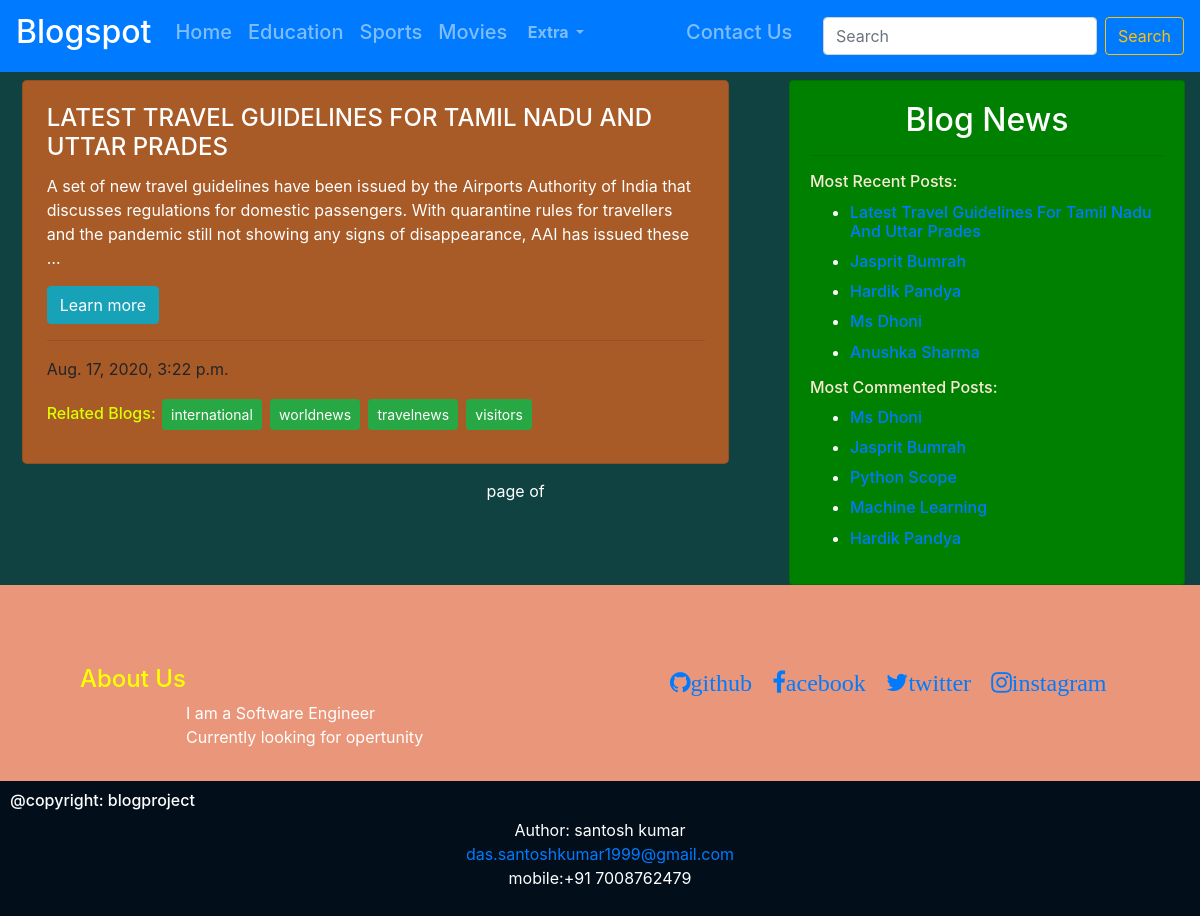
The page /travel/ on the database its author committed.
### blogapp/models.py (models this page shows, shortened)
class Post(models.Model):
    STATUS_CHOICES=(('draft','Draft'),('published','Published'))
    title= models.CharField(max_length=56)
    slug=models.SlugField(max_length=264,unique_for_date='publish')
    category=models.CharField(max_length=56,default=True)
    author=models.ForeignKey(User,related_name='blog_post',on_delete=models.CASCADE)
    image = models.ImageField(upload_to ='image/',default="")
    body=RichTextField(blank=True,null=True)
    publish=models.DateTimeField(default=timezone.now)
    created= models.DateTimeField(auto_now_add=True)
    update=models.DateTimeField(auto_now=True)
    status=models.CharField(max_length=10,choices=STATUS_CHOICES,default='published')
    objects=CustomManager()
    tags=TaggableManager()
    class Meta:
        ordering=('-publish',)
    def get_absolute_url(self):
        return reverse('post_detail',args=[self.publish.year,self.publish.strftime('%m'),self.publish.strftime('%d'),self.slug])

### blogapp/views.py (the view)
# urls.py: path('travel/',views.Travel_view),
def Travel_view(request):
    travel=Post.objects.filter(category__contains='travel' or 'visit')
    paginator=Paginator(travel,4)
    page_number=request.GET.get('page')
    try:
        travel=paginator.page(page_number)
    except PageNotAnInteger:
        travel=paginator.page(1)
    except EmptyPage:
        travel=paginator.page(paginator.num_pages)
    return render(request,'blogapp/travel.html',{'travel':travel})

### blogapp/models.py (called while the page is built)
    def get_queryset(self):
        return super().get_queryset().filter(status='published')

### blogapp/templatetags/blog_tags.py (called while the page is built)
@register.inclusion_tag('blogapp/latest_posts123.html')
def show_latest_posts():
    latest_posts=Post.objects.order_by('-publish')[:5]
    return {'latest_posts':latest_posts}

@register.simple_tag
def get_most_commented_posts(count=5):
    return Post.objects.annotate(total_comments=Count('comments')).order_by('-total_comments')[:count]

### templates/blogapp/travel.html (shortened to what this page needs)
{%extends 'blogapp/base.html'%} {%block title_block%}Movies{% endblock %} {%block content%}
<div class="cont container ">
    {%if travel%} {%for post in travel%}
    <div class="card w-100">
        <div class="card-body">
            <h4 class="card-title">{{post.title|upper}}</h4>
            <p class="card-text">{{post.body|safe|truncatewords:40}}</p>
            <a href="{{post.get_absolute_url}}" class="btn btn-info">Learn more</a>
            <hr>{{post.publish}}
            <h6 style="color: rgb(217, 255, 0);">Related Blogs: {%for tag in post.tags.all %} <a class="btn-sm btn btn-success " style="margin: 2px;" href="{%url 'post_list_by_tag_name' tag.slug%}">{{tag.name}}</a> <em style="color: rgb(115, 255, 0);"></em> {%endfor%}
            </h6>
        </div>
    </div> {%endfor%} {%include 'blogapp/pagination.html' with page=movies%} {%else%}
    <h4>oh oh, sorry there are no results found</h4> {%endif%}
</div>
{%endblock%}

### templates/blogapp/base.html (shortened to what this page needs)
<!DOCTYPE html>{%load blog_tags%}{%load static%}
<html lang="en">
<head>
    <link rel="stylesheet" href="https://stackpath.bootstrapcdn.com/bootstrap/4.5.1/css/bootstrap.min.css">
    <link rel="stylesheet" href="https://cdnjs.cloudflare.com/ajax/libs/font-awesome/4.7.0/css/font-awesome.min.css">
    <link rel="stylesheet" href="{%static 'css/base.css'%}">
</head>
<body>
    <nav class="navbar navbar-expand-lg navbar-dark bg-primary fixed-top">
        <a class="navbar-brand" href="/">
            <h2> Blogspot</h2>
        </a>
        <div class="collapse navbar-collapse" id="navbarSupportedContent">
            <ul class="navbar-nav mr-auto">
                {%if post_list%}
                <li class="nav-item active">
                    <a class="nav-link" href="/">
                        <h4> Home</h4><span class="sr-only">(current)</span></a>
                </li>{%else%}
                <li class="nav-item ">
                    <a class="nav-link" href="/">
                        <h5> Home</h5><span class="sr-only">(current)</span></a>
                </li>{%endif%}{%if Education%}
                <li class="nav-item active">
                    <a class="nav-link" href="{{post.get_absolute_url}}/education/">
                        <h4> Education</h4>
                    </a>
                </li>
                {%else%}
                <li class="nav-item">
                    <a class="nav-link" href="{{post.get_absolute_url}}/education/">
                        <h5>Education</h5>
                    </a>
                </li> {%endif%}{%if sports%}
                <li class="nav-item active">
                    <a class="nav-link" href="{{post.get_absolute_url}}/sports/">
                        <h4>Sports</h4>
                    </a>
                </li>{%else%}
                <li class="nav-item ">
                    <a class="nav-link" href="{{post.get_absolute_url}}/sports/">
                        <h5>Sports</h5>
                    </a>
                </li>{%endif%}{%if movies%}
                <li class="nav-item active">
                    <a class="nav-link" href="{{post.get_absolute_url}}/movies/">
                        <h4>Movies</h4>
                    </a>
                </li>{%else%}
                <li class="nav-item">
                    <a class="nav-link" href="{{post.get_absolute_url}}/movies/">
                        <h5>Movies</h5>
                    </a>
                </li>{%endif%} &nbsp;
                <li class="nav-item dropdown">
                    <a class="nav-link dropdown-toggle" href="#" id="navbarDropdown" role="button" data-toggle="dropdown" aria-haspopup="true" aria-expanded="false">
                        <b>Extra </b>
                    </a>
                </li>
            </ul>
            <ul class="navbar-nav ">{%if form%}
                <li class="nav-item active">
                    <a class="nav-link " href="{{post.get_absolute_url}}/contactus/">
                        <h4>Contact Us</h4>
                    </a>
                </li>{%else%}
                <li class="nav-item ">
                    <a class="nav-link " href="{{post.get_absolute_url}}/contactus/">
                        <h5>Contact Us</h5>
                    </a>
                </li>{%endif%}
            </ul>
            <form class="form-inline my-2 my-lg-0" action="{{post.get_absolute_url}}/search/">
                <input class="form-control mr-sm-2" type="search" name="query" id="query" placeholder="Search" aria-label="Search" required>
                <button class="btn btn-outline-warning my-2 my-sm-0" type="submit">Search</button>
            </form>
        </div>
    </nav>
    <div style="margin-top:80px; ">{%if not form%}
        <div>
            <div class="sidebar " style="margin-right: 15px;">
                <div class="carrd w-100  " style="width: 18rem;">
                    <div class="card-body ">
                        <h2 class="center">Blog News</h2>
                        <hr>
                        <h6 style="color: antiquewhite;">Most Recent Posts:</h6>{%show_latest_posts%}
                        <h6 style="color: antiquewhite;">Most Commented Posts:</h6>{%get_most_commented_posts as most_commented_posts%}
                        <ul>{%for post in most_commented_posts%}
                            <li>
                                <h6><a href="{{post.get_absolute_url}}">{{post.title|title}}</a></h6>
                            </li>{%endfor%}
                        </ul>
                    </div>
                </div>
            </div>
        </div>
        <div style="float:left;width:62%;">{%endif%} {%block content%}{%endblock%}
        </div>
    </div>
    <footer>
        <h4 style="float: left; color:yellow">About Us</h4>
        <div class="cof">
            <a target=_ blank href="https://github.com/Santoshkumarsan"><i class="fa fa-github">github</i></a>&nbsp;&nbsp;
            <a target=_ blank href="https://www.facebook.com/santoshkumar.das.752"><i class="fa fa-facebook">acebook</i></a>&nbsp;&nbsp;
            <a target=_ blank href="https://twitter.com/Santosh73734769"><i class="fa fa-twitter">twitter</i></a>&nbsp;&nbsp;
            <a target=_ blank href="https://twitter.com/Santosh73734769"> <i class="fa fa-instagram">instagram</i></a>&nbsp;&nbsp;
        </div>
        <div style="float: left;">
            <p>I am a Software Engineer <br>Currently looking for opertunity</p>
        </div>
    </footer>
    <div class="subfooter">
        <h6 style="color: white;">@copyright: blogproject</h6>
        <div class="con">
            <p>Author: santosh kumar<br>
                <a href="mailto:das.santoshkumar1999@gmail.com">das.santoshkumar1999@gmail.com</a><br> mobile:+91 7008762479 </p>
        </div>
    </div>
</body>
</html>

### templates/blogapp/latest_posts123.html
<ul>{%for post in latest_posts%}
    <li>
        <h6> <a href="{{post.get_absolute_url}}">{{post.title|title}}</a></h6>
    </li>
    {%endfor%}
</ul>

### static/css/base.css (style rules this page uses)
body { padding: 0; margin: 0; background-color: rgb(15, 66, 65); }
.con { text-align: center; }
.cof { text-align: right; font-size: x-large; color: white; }
footer { clear: both; padding: 80px; background-color: DarkSalmon; color: white; }
.subfooter { padding: 10px; background-color: rgb(2, 15, 26); color: white; }
h1, h2, h3, h4, p, li { color: white; }
.sidebar { width: 33%; float: right; border-radius: .3rem; }
.center { text-align: center; }
.cont { width: 99%; float: right; }
.card { border-radius: .3rem; padding: .2rem .2rem; margin-bottom: .5rem; background-color: rgb(168, 90, 39); }
.carrd { position: relative; display: -ms-flexbox; display: flex; -ms-flex-direction: column; flex-direction: column; min-width: 0; word-wrap: break-word; background-color: green; background-clip: border-box; border: 1px solid rgba(0, 0, 0, .125); border-radius: .25rem }
.fixed-top { margin-bottom: 1000px; }

### rows shown on the page
Post: title "Latest Travel Guidelines For Tamil Nadu And Uttar Prades", title "LATEST TRAVEL GUIDELINES FOR TAMIL NADU AND UTTAR PRADES", body "A set of new travel guidelines have been issued by the Airports Authority of India that discusses regulations for domestic passengers. With quarantine rules for travellers and the pandemic still not showing any signs of disappearance, AAI has issued these …", publish "Aug. 17, 2020, 3:22 p.m."
Post: title "Jasprit Bumrah"
Post: title "Hardik Pandya"
Post: title "Ms Dhoni"
Post: title "Anushka Sharma"
Post: title "Python Scope"
Post: title "Machine Learning"
Tag: name "international"
Tag: name "worldnews"
Tag: name "travelnews"
Tag: name "visitors"
